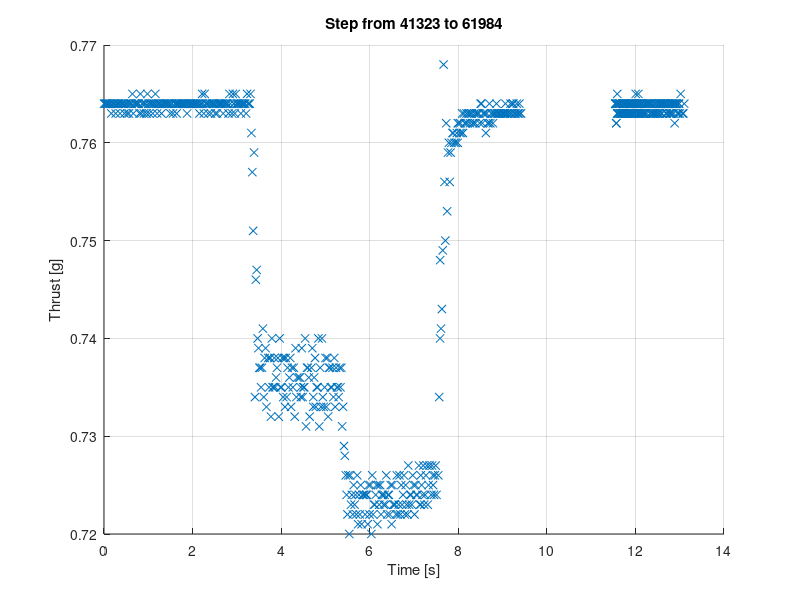

This figure's MATLAB source:
array = csvread('hover to 150.csv');
time = array(:,1);
col = array(:,2);

figure(1)
hold on
plot(time,col,'x','color','#0072BD')
%plot(time,col)
%xlim([4 7])
ylabel("Thrust [g]")
xlabel("Time [s]")
title("Step from 41323 to 61984")
grid on
hold off


x0=0;
   y0=0;
   plotwidth=600;
   height=300;
   set(gcf,'position',[x0,y0,plotwidth,height])
   
exportgraphics(gcf,'stepPitchUnProcessed.pdf','ContentType','vector')
